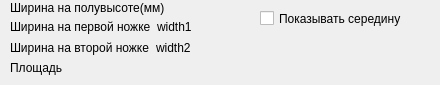
   <widget class="QWidget" name="tab_3">
    <attribute name="title">
     <string>Ширина</string>
    </attribute>
    <widget class="QWidget" name="layoutWidget">
     <property name="geometry">
      <rect>
       <x>10</x>
       <y>40</y>
       <width>231</width>
       <height>16</height>
      </rect>
     </property>
     <layout class="QHBoxLayout" name="horizontalLayout_9">
      <item>
       <widget class="QLabel" name="label_9">
        <property name="text">
         <string>Ширина на второй ножке</string>
        </property>
       </widget>
      </item>
      <item>
       <widget class="QLabel" name="width2Label">
        <property name="text">
         <string>width2</string>
        </property>
        <property name="textInteractionFlags">
         <set>Qt::LinksAccessibleByMouse|Qt::TextSelectableByKeyboard|Qt::TextSelectableByMouse</set>
        </property>
       </widget>
      </item>
     </layout>
    </widget>
    <widget class="QWidget" name="layoutWidget">
     <property name="geometry">
      <rect>
       <x>10</x>
       <y>19</y>
       <width>231</width>
       <height>16</height>
      </rect>
     </property>
     <layout class="QHBoxLayout" name="horizontalLayout_8">
      <item>
       <widget class="QLabel" name="label_8">
        <property name="text">
         <string>Ширина на первой ножке</string>
        </property>
       </widget>
      </item>
      <item>
       <widget class="QLabel" name="width1Label">
        <property name="text">
         <string>width1</string>
        </property>
        <property name="textInteractionFlags">
         <set>Qt::LinksAccessibleByMouse|Qt::TextSelectableByKeyboard|Qt::TextSelectableByMouse</set>
        </property>
       </widget>
      </item>
     </layout>
    </widget>
    <widget class="QLabel" name="label_14">
     <property name="geometry">
      <rect>
       <x>10</x>
       <y>0</y>
       <width>161</width>
       <height>16</height>
      </rect>
     </property>
     <property name="text">
      <string>Ширина на полувысоте(мм)</string>
     </property>
    </widget>
    <widget class="QWidget" name="layoutWidget">
     <property name="geometry">
      <rect>
       <x>10</x>
       <y>60</y>
       <width>231</width>
       <height>16</height>
      </rect>
     </property>
     <layout class="QHBoxLayout" name="horizontalLayout_19">
      <item>
       <widget class="QLabel" name="label_21">
        <property name="text">
         <string>Площадь</string>
        </property>
       </widget>
      </item>
      <item>
       <widget class="QLabel" name="sqLabelMid">
        <property name="text">
         <string/>
        </property>
        <property name="textInteractionFlags">
         <set>Qt::LinksAccessibleByMouse|Qt::TextSelectableByKeyboard|Qt::TextSelectableByMouse</set>
        </property>
       </widget>
      </item>
     </layout>
    </widget>
    <widget class="QCheckBox" name="showMiddleCheck">
     <property name="geometry">
      <rect>
       <x>260</x>
       <y>10</y>
       <width>171</width>
       <height>17</height>
      </rect>
     </property>
     <property name="text">
      <string>Показывать середину</string>
     </property>
     <property name="checked">
      <bool>false</bool>
     </property>
    </widget>
   </widget>
